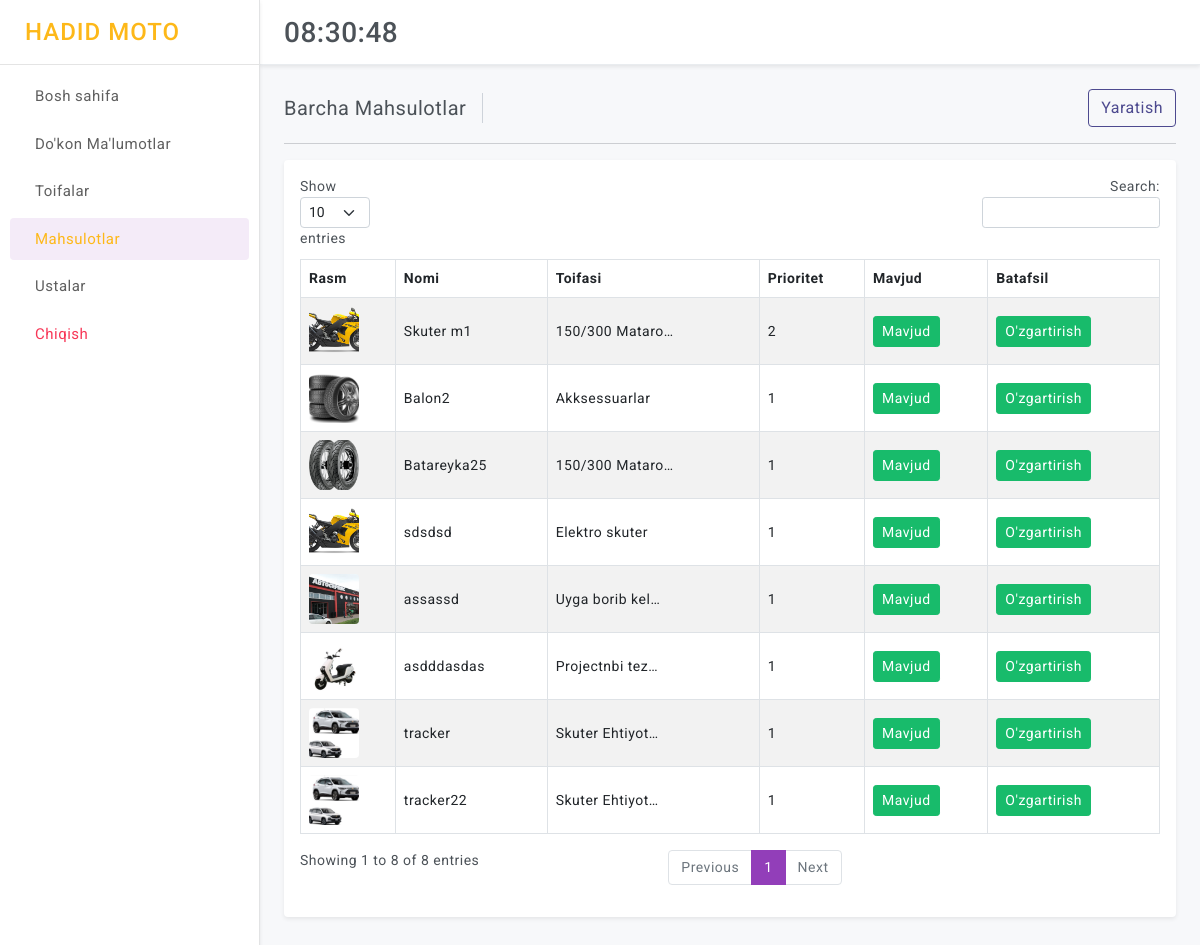
Page /sklad/products/ (signed in) on the earlier database version.
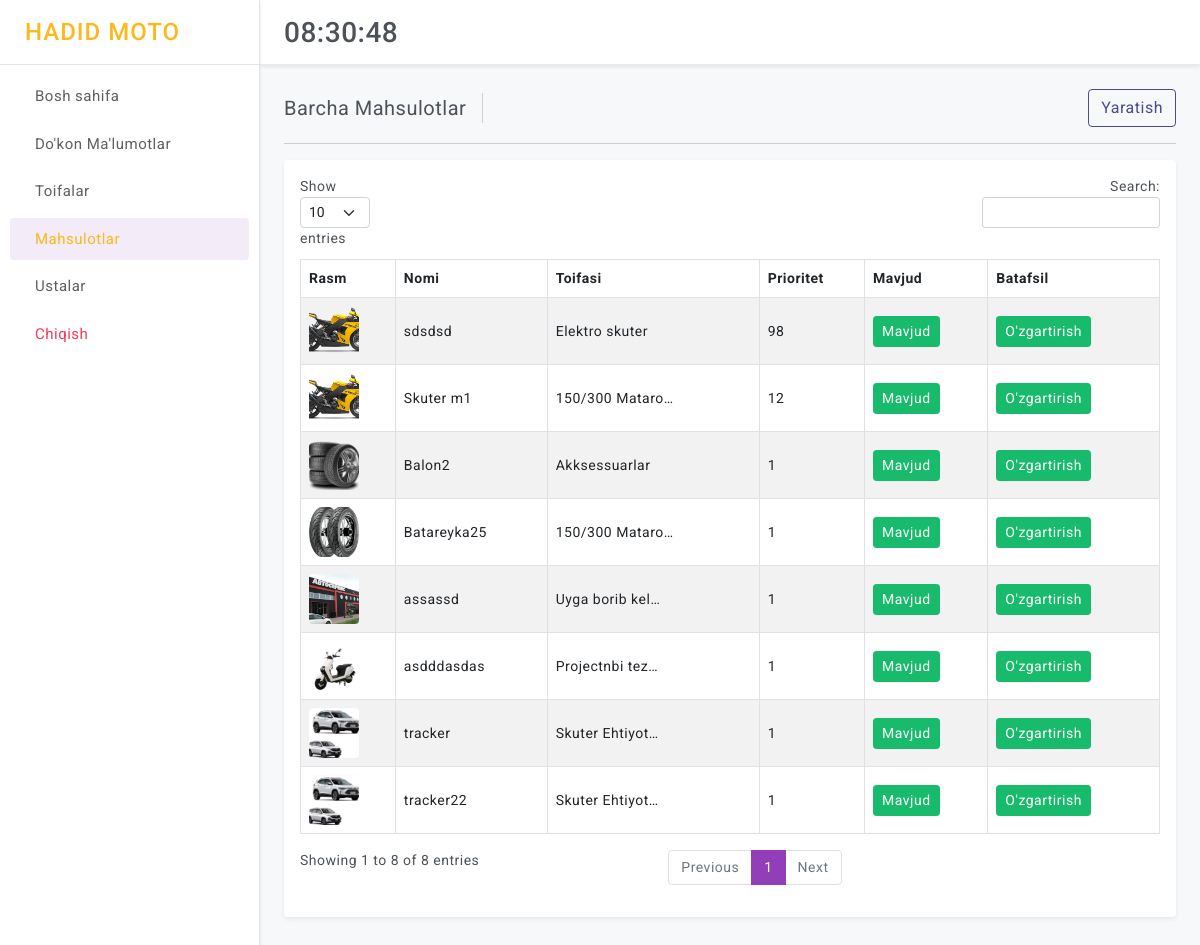
Same page on the later database version.
### control/models.py (models this page shows, shortened)
class Product(models.Model):
    category = models.ForeignKey(Category, on_delete=models.SET_NULL, null=True, blank=True)
    title = models.CharField(max_length=225)
    subtitle = models.CharField(max_length=225, null=True, blank=True)
    slug = models.CharField(max_length=250, default="")
    company = models.CharField(max_length=225, null=True, blank=True)
    description = models.TextField()
    price = models.IntegerField(null=True, blank=True)
    available_price = models.BooleanField(default=True) # False bosa o'chgan
    discount = models.IntegerField(default=0, null=True, blank=True)
    old_price = models.IntegerField(null=True, blank=True)
    priority = models.IntegerField(default=0, null=True, blank=True)
    image_max = ResizedImageField(size=[400, 400], quality=100, upload_to="product/")
    image_min = ResizedImageField(size=[300, 300], quality=100, upload_to="product/")
    available = models.BooleanField(default=True) # False bosa o'chgan
    is_active = models.BooleanField(default=True) # False bosa bloklangan
    popular = models.BooleanField(default=False) # False bosa popular emas True bo'lsa popular
    date_created = models.DateTimeField(auto_now_add=True)
    class Meta:
        ordering = ('-priority',)

class Category(models.Model):
    title = models.CharField(max_length=250)
    priority = models.IntegerField(default=0)
    slug = models.CharField(max_length=250, default="")
    nav = models.BooleanField(default=False) # False bosa popular emas True bo'lsa popular
    available = models.BooleanField(default=True) # False bosa o'chgan
    is_active = models.BooleanField(default=True) # False bosa bloklangan
    class Meta:
        ordering = ('-priority',)

### control/views.py (the view)
# urls.py: path("products/", views.control_products_all, name="control_products_all"),
@login_required(login_url='login')
def control_products_all(request):
    products = Product.objects.filter(available=True, is_active=True)
    context = {
        "base": base_context(request=request),
        "products": products
    }
    return render(request, "control/products/all.html", context)

### control/views.py (called while the page is built)
def base_context(request):
    try:
        code = request.build_absolute_uri().split('?')[1]
    except:
        code = None
    context = {
        "code": code
    }
    return context

### templates/control/products/all.html (shortened to what this page needs)
{% extends 'control/base.html' %}
{% load static %}
      {% block page_title %}Barcha Mahsulotlar{% endblock page_title %}
      {% block add %}
      <div class="ms-auto d-block">
        <div class="btn-group">
          <a href="{% url 'control_product_add' %}" class="btn btn-outline-primary d-block">Yaratish</a>
        </div>
      </div>
      {% endblock add %}
      {% block content %}
        <div class="card">
          <div class="card-body">
              <div class="table-responsive">
                  <table id="example" class="table table-striped table-bordered" style="width:100%">
                      <thead>
                          <tr>
                              <th>Rasm</th>
                              <th>Nomi</th>
                              <th>Toifasi</th>
                              <th>Prioritet</th>
                              <th>Mavjud</th>
                              <th>Batafsil</th>
                          </tr>
                      </thead>
                      <tbody>
                          {% for product in products %}
                          <tr style="vertical-align: middle;" class="table{{product.id}}">
                              <td><img height="50" width="50"  class="rounded" src="{{product.image_min.url}}" alt="img_not_found" style="object-fit: cover;"></td>
                              <td>{{ product.title | truncatechars:20 }}</td>
                              <td>{{ product.category.title | truncatechars:15 }}</td>
                              <td>{{ product.priority }}</td>
                              {% if product.is_active %}
                              <td><a type="disabled" class="btn btn-success btn-sm"> Mavjud </a></td>
                              {% else %}
                              <td><a type="disabled" class="btn btn-danger btn-sm"> Mavjud emas </a></td>
                              {% endif %}
                              <td><a href="{% url 'control_product_detail' product.id %}" class="btn btn-success btn-sm"> O'zgartirish </a>
                              </td>
                          </tr>
                          {% endfor %}
                      </tbody>
                  </table>
              </div>
          </div>
        </div>
      {% endblock content %}

Differences in the rows shown:
changed Product "sdsdsd": priority "1" → "98"; moves up the list
changed Product "Skuter m1": priority "2" → "12"
